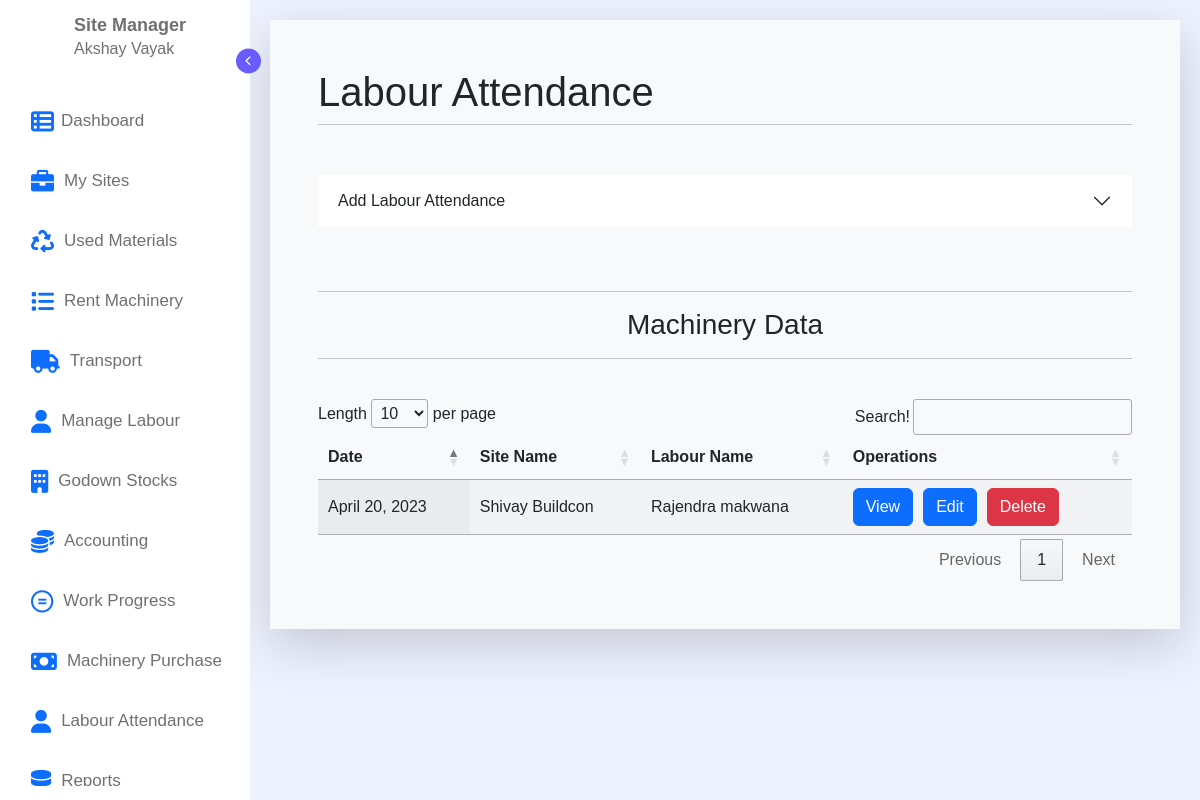
The app's page /attendance/ (signed in) with its own data.
### Mainpage/models.py (models this page shows, shortened)
class LabourAttendance(models.Model):
    id = models.AutoField
    manager_id = models.TextField(max_length=100,default="")
    manager_name = models.TextField(max_length=100,default="")
    Date = models.DateField(default=datetime.date.today)
    site_id = models.IntegerField(default=0)
    site_name = models.TextField(max_length=100,default="")
    work_details = models.TextField(max_length=100,default="")
    labour_id = models.IntegerField(default=0)
    labour_name = models.TextField(max_length=100,default="")

### Mainpage/views.py (the view, shortened to what this page needs)
# urls.py: path('attendance/',views.ManageAttendance,name="ManageAttendance"),
def ManageAttendance(request):
    if request.user.is_authenticated:
        sites_data = SiteData.objects.filter(manager_user_name_id = request.user.id).all().values()
        labour_data = LabourData.objects.filter(manager_id = request.user.id).all().values()
        attendance_datas = LabourAttendance.objects.filter(manager_id = request.user.id).all().values()
        return render(request,"Mainpage/attendance.html",{"sites_data":sites_data,"labour_data":labour_data,"attendance_datas":attendance_datas,"tab_name":"LabourAttendance","redirect":"/attendance/"})
    else:
        return render(request,"Mainpage/attendance.html")

### Mainpage/templates/Mainpage/attendance.html (shortened to what this page needs)
{% extends 'Mainpage/navbar.html' %}
{% load static %}
    {% block style %}
    <link rel="stylesheet" href="{% static 'css/material.css' %}">
    {% endblock %}
    {% block body %}
    <div class="container">
        <div class="p-5 bottom-radious bg-light shadow-lg" style="background-color: white;">
            <h1>Labour Attendance</h1>
            <hr class="my-2">
            <div class="accordion accordion-flush" id="accordionFlushExample">
                <div class="accordion-item">
                    <h2 class="accordion-header">
                        <button class="accordion-button collapsed" type="button" data-bs-toggle="collapse"
                            data-bs-target="#flush-collapseOne" aria-expanded="false" aria-controls="flush-collapseOne">
                            Add Labour Attendance
                        </button>
                    </h2>
                </div>
            </div>
            <br><br>
            <hr>
            <h3 style="text-align: center;">Machinery Data</h3>
            <hr><br>
            <table id="example" class="display" style="width:100%">
                <thead>
                    <tr>
                        <th>Date</th>
                        <th>Site Name</th>
                        <th>Labour Name</th>
                        <th>Operations</th>
                    </tr>
                </thead>
                <tbody>
                    {% for i in attendance_datas %}
                    <tr>
                        <td>{{i.Date}}</td>
                        <td>{{i.site_name}}</td>
                        <td>{{i.labour_name}}</td>
                        <td style="display: flex;">
                            <form action="/details/" method="post">{% csrf_token %}
                                <button type="submit" class="btn btn-primary">View</button>
                            </form>
                            <form action="/update-form/" method="post" style="margin-left: 10px;">{% csrf_token %}
                                <button type="submit" class="btn btn-primary">Edit</button>
                            </form>
                            <form action="/Delete-Manager/" method="post" style="margin-left: 10px;">{% csrf_token %}
                                <button type="submit" class="btn btn-danger">Delete</button>
                            </form>
                        </td>
                    </tr>
                    {% endfor %}
                </tbody>
            </table>
        </div>
    </div>
    {% endblock %}

### Mainpage/templates/Mainpage/navbar.html (shortened to what this page needs)
{% load static %}
<!doctype html>
<html lang="en">
<head>
    <link rel="stylesheet"
        href="https://cdn.jsdelivr.net/npm/@fortawesome/fontawesome-free@5.15.4/css/fontawesome.min.css"
>
    <link rel="stylesheet" href="https://cdnjs.cloudflare.com/ajax/libs/font-awesome/6.0.0-beta2/css/all.min.css"
 />
    <link href="https://cdn.jsdelivr.net/npm/bootstrap@5.3.0-alpha3/dist/css/bootstrap.min.css" rel="stylesheet"
>
    <link rel="stylesheet" href="{% static 'css/navbar.css' %}">
    <link rel="stylesheet" type="text/css" href="https://cdn.datatables.net/1.10.20/css/jquery.dataTables.min.css">
    {% block style %}
    {% endblock %}
</head>
<body>
    <div class="container">
        <nav class="sidebar">
            <header>
                <div class="image-text">
                    <div class="text logo-text">
                        <span class="name">Site Manager</span>
                        <span class="profession">{{user.first_name}} {{user.last_name}}</span>
                    </div>
                </div>
                <i class="fa-solid fa-chevron-right toggle" style="font-size: 10px;"></i>
            </header>
            <div class="menu-bar">
                <div class="menu">
                    <ul class="menu-links" style="padding: 10px;">
                        <li class="nav-link">
                            <a href="/dashboard/">
                                <i style="font-size:23px; margin-left: 7px;" class="fa">&#xf00b;</i>
                                <span class="text nav-text" style="margin-left: 7px;"> Dashboard</span>
                            </a>
                        </li>
                        <li class="nav-link">
                            <a href="/sites/">
                                <i class="fa-solid fa-briefcase" style="font-size: 23px; margin-left: 7px;"></i>
                                <span class="text nav-text" style="margin-left: 10px;"> My Sites</span>
                            </a>
                        </li>
                        <li class="nav-link">
                            <a href="/materials/">
                                <i class="fa-solid fa-recycle" style="font-size: 23px; margin-left: 7px;"></i>
                                <span class="text nav-text" style="margin-left: 10px;">Used Materials</span>
                            </a>
                        </li>
                        <li class="nav-link">
                            <a href="/manage-machines/">
                                <i class="fa-solid fa-list" style="font-size: 23px; margin-left: 7px;"></i>
                                <span class="text nav-text" style="margin-left: 10px;">Rent Machinery</span>
                            </a>
                        </li>
                        <li class="nav-link">
                            <a href="/transport/">
                                <i class="fa-solid fa-truck" style="font-size: 23px; margin-left: 7px;"></i>
                                <span class="text nav-text" style="margin-left: 10px;">Transport</span>
                            </a>
                        </li>
                        <li class="nav-link">
                            <a href="/labour/">
                                <i class="fa-solid fa-user" style="font-size: 23px; margin-left: 7px;"></i>
                                <span class="text nav-text" style="margin-left: 10px;">Manage Labour</span>
                            </a>
                        </li>
                        <li class="nav-link">
                            <a href="/godown/">
                                <i class="fa-solid fa-building" style="font-size: 23px; margin-left: 7px;"></i>
                                <span class="text nav-text" style="margin-left: 10px;">Godown Stocks</span>
                            </a>
                        </li>
                        <li class="nav-link">
                            <a href="/accounting/">
                                <i class="fa-solid fa-coins" style="font-size: 23px; margin-left: 7px;"></i>
                                <span class="text nav-text" style="margin-left: 10px;">Accounting</span>
                            </a>
                        </li>
                        <li class="nav-link">
                            <a href="/work-progress/">
                                <i class="fa-brands fa-creative-commons-nd"
                                    style="font-size: 23px; margin-left: 7px;"></i>
                                <span class="text nav-text" style="margin-left: 10px;">Work Progress</span>
                            </a>
                        </li>
                        <li class="nav-link">
                            <a href="/purchase-machine/">
                                <i class="fa-solid fa-money-bill" style="font-size: 23px; margin-left: 7px;"></i>
                                <span class="text nav-text" style="margin-left: 10px;">Machinery Purchase</span>
                            </a>
                        </li>
                        <li class="nav-link">
                            <a href="/attendance/">
                                <i class="fa-solid fa-user" style="font-size: 23px; margin-left: 7px;"></i>
                                <span class="text nav-text" style="margin-left: 10px;">Labour Attendance</span>
                            </a>
                        </li>
                        <li class="nav-link">
                            <a href="/reports/">
                                <i class="fa-solid fa-database" style="font-size: 23px; margin-left: 7px;"></i>
                                <span class="text nav-text" style="margin-left: 10px;">Reports</span>
                            </a>
                        </li>
                    </ul>
                </div>
            </div>
        </nav>
        <section class="home">
            {% block body %}
            {% endblock %}
        </section>
    </div>
</body>
</html>

### static/css/navbar.css (style rules this page uses)
* { margin: 0; padding: 0; box-sizing: border-box; font-family: "Poppins", sans-serif; }
:root { --body-color: #eef2ff; --sidebar-color: #fff; --primary-color: #695cfe; --primary-color-light: #f6f5ff; --toggle-color: #ddd; --text-color: #707070; --tran-03: all 0.2s ease; --tran-03: all 0.3s ease; --tran-04: all 0.3s ease; --tran-05: all 0.3s ease; }
body { min-height: 100vh; background-color: var(--body-color); transition: var(--tran-05); }
.container { display: flex; }
.sidebar { position: fixed; top: 0; left: 0; height: 100%; width: 250px; padding: 10px 14px; background: var(--sidebar-color); transition: var(--tran-05); z-index: 100; }
.sidebar li { height: 50px; list-style: none; display: flex; align-items: center; margin-top: 10px; }
.sidebar .text, .sidebar .icon { color: var(--text-color); transition: var(--tran-03); }
.sidebar .text { font-size: 17px; font-weight: 300; white-space: nowrap; opacity: 1; }
.sidebar header { position: relative; }
.sidebar header .image-text { display: flex; align-items: center; }
.sidebar header .logo-text { display: flex; flex-direction: column; }
header .image-text .name { margin-top: 2px; font-size: 18px; font-weight: 600; }
header .image-text .profession { font-size: 16px; margin-top: -2px; display: block; }
.sidebar header .toggle { position: absolute; right: -25px; transform: translateY(-50%) rotate(180deg); height: 25px; width: 25px; background-color: var(--primary-color); color: var(--sidebar-color); border-radius: 50%; display: flex; align-items: center; justify-content: center; font-size: 22px; cursor: pointer; transition: var(--tran-05); }
.sidebar .menu { margin-top: 15px; }
.sidebar li a { list-style: none; height: 100%; background-color: transparent; display: flex; align-items: center; height: 100%; width: 100%; border-radius: 6px; text-decoration: none; transition: var(--tran-03); }
.sidebar .menu-bar { height: calc(100% - 55px); display: flex; flex-direction: column; justify-content: space-between; overflow-y: scroll; }
@media (min-width: 501px) { .home { position: absolute; top: 0; top: 0; left: 250px; height: 100vh; width: calc(100% - 250px); background-color: var(--body-color); transition: var(--tran-05); } }

### static/css/material.css (style rules this page uses)
.container { padding: 20px; display: block; }
.container .accordion { margin-top: 50px; background: white; }

### records on screen
LabourAttendance: Date "April 20, 2023", site_name "Shivay Buildcon", labour_name "Rajendra makwana"

### other values on screen
{{ user.first_name }} "Akshay"
{{ user.last_name }} "Vayak"
